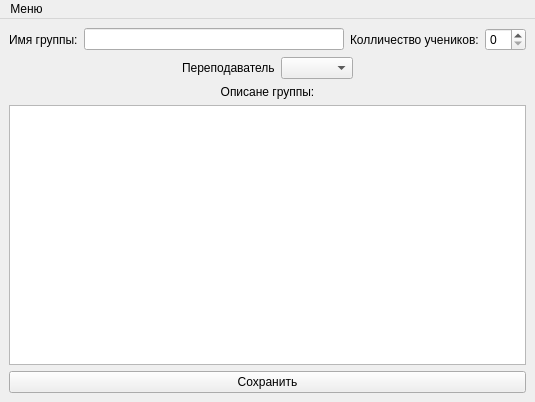
<?xml version="1.0" encoding="UTF-8"?>
<ui version="4.0">
 <class>MainWindow</class>
 <widget class="QMainWindow" name="MainWindow">
  <property name="geometry">
   <rect>
    <x>0</x>
    <y>0</y>
    <width>535</width>
    <height>402</height>
   </rect>
  </property>
  <property name="windowTitle">
   <string>MainWindow</string>
  </property>
  <widget class="QWidget" name="centralwidget">
   <layout class="QHBoxLayout" name="horizontalLayout_3">
    <item>
     <layout class="QVBoxLayout" name="verticalLayout_3">
      <item>
       <layout class="QGridLayout" name="gridLayout_2">
        <item row="0" column="2">
         <widget class="QLabel" name="label_2">
          <property name="text">
           <string>Колличество учеников:</string>
          </property>
         </widget>
        </item>
        <item row="0" column="0">
         <widget class="QLabel" name="label">
          <property name="text">
           <string>Имя группы:</string>
          </property>
         </widget>
        </item>
        <item row="0" column="1">
         <widget class="QLineEdit" name="lineEdit"/>
        </item>
        <item row="0" column="3">
         <widget class="QSpinBox" name="spinBox"/>
        </item>
       </layout>
      </item>
      <item>
       <layout class="QVBoxLayout" name="verticalLayout_4">
        <item>
         <layout class="QHBoxLayout" name="horizontalLayout_2">
          <item>
           <spacer name="horizontalSpacer">
            <property name="orientation">
             <enum>Qt::Horizontal</enum>
            </property>
            <property name="sizeHint" stdset="0">
             <size>
              <width>40</width>
              <height>20</height>
             </size>
            </property>
           </spacer>
          </item>
          <item>
           <widget class="QLabel" name="label_3">
            <property name="text">
             <string>Переподаватель</string>
            </property>
           </widget>
          </item>
          <item>
           <widget class="QComboBox" name="comboBox"/>
          </item>
          <item>
           <spacer name="horizontalSpacer_2">
            <property name="orientation">
             <enum>Qt::Horizontal</enum>
            </property>
            <property name="sizeHint" stdset="0">
             <size>
              <width>40</width>
              <height>20</height>
             </size>
            </property>
           </spacer>
          </item>
         </layout>
        </item>
        <item>
         <widget class="QLabel" name="label_4">
          <property name="text">
           <string>Описане группы:</string>
          </property>
          <property name="alignment">
           <set>Qt::AlignCenter</set>
          </property>
         </widget>
        </item>
       </layout>
      </item>
      <item>
       <widget class="QTextEdit" name="textEdit"/>
      </item>
      <item>
       <widget class="QPushButton" name="pushButton">
        <property name="layoutDirection">
         <enum>Qt::LeftToRight</enum>
        </property>
        <property name="text">
         <string>Сохранить</string>
        </property>
        <property name="autoDefault">
         <bool>false</bool>
        </property>
        <property name="flat">
         <bool>false</bool>
        </property>
       </widget>
      </item>
     </layout>
    </item>
   </layout>
  </widget>
  <widget class="QMenuBar" name="menuBar">
   <property name="enabled">
    <bool>true</bool>
   </property>
   <property name="geometry">
    <rect>
     <x>0</x>
     <y>0</y>
     <width>535</width>
     <height>26</height>
    </rect>
   </property>
   <widget class="QMenu" name="menu">
    <property name="title">
     <string>Меню</string>
    </property>
    <addaction name="action_2"/>
    <addaction name="action_3"/>
    <addaction name="action"/>
    <addaction name="action_4"/>
   </widget>
   <addaction name="menu"/>
  </widget>
  <action name="action_2">
   <property name="text">
    <string>Создать новую учебную группу</string>
   </property>
  </action>
  <action name="action_3">
   <property name="text">
    <string>Создать преподавателя</string>
   </property>
  </action>
  <action name="action">
   <property name="text">
    <string>История</string>
   </property>
  </action>
  <action name="action_4">
   <property name="text">
    <string>Список всех групп </string>
   </property>
  </action>
 </widget>
 <resources/>
 <connections/>
</ui>
